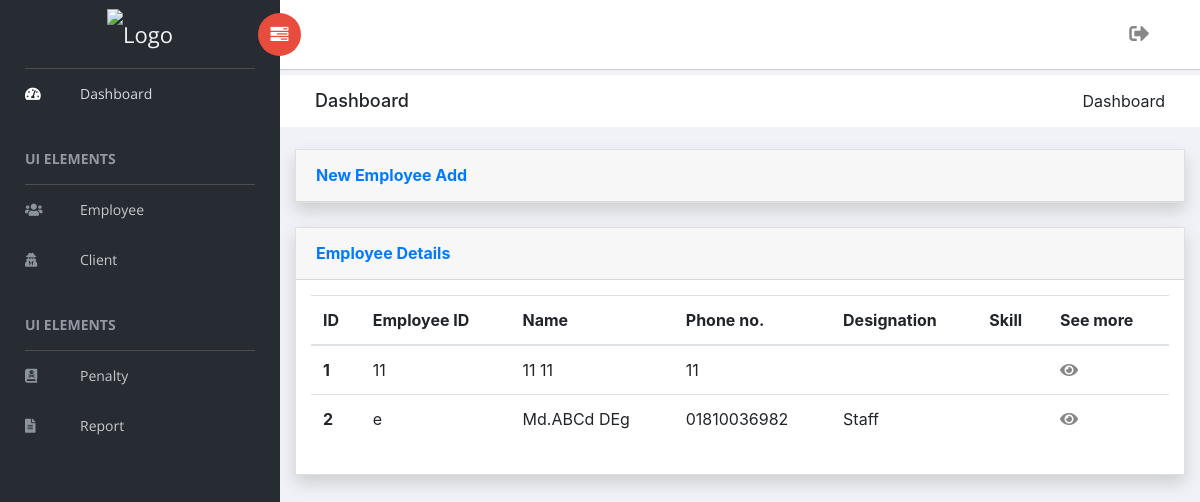
Before: /pm/employee/add (signed in) with the older database file.
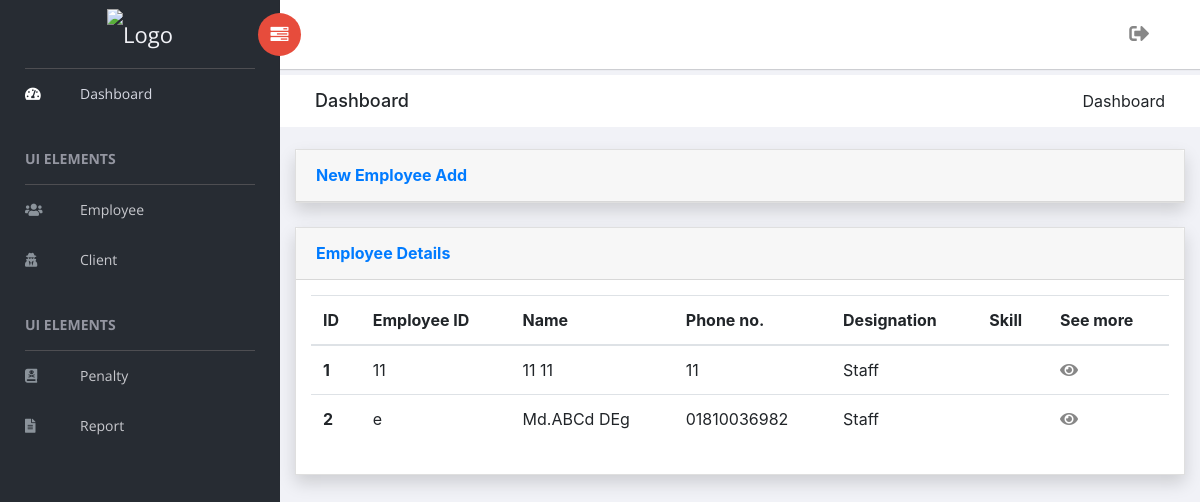
After: the same page with the newer database file.
### project_manager/models.py (models this page shows, shortened)
class Employee(models.Model):
    STATUS = (
        ('1', 'Married'),
        ('2', 'Unmarried'),
    )
    employee_id          = models.CharField(max_length=50)
    change_password      = models.CharField(max_length=50)
    first_name           = models.CharField(max_length=50)
    last_name            = models.CharField(max_length=50)
    phone_number         = models.CharField(max_length=15)
    email                = models.EmailField()
    present_address      = models.CharField(max_length=200)
    permanent_address    = models.CharField(max_length=200)
    nid                  = models.IntegerField()
    dob                  = models.DateField(auto_now=False, auto_now_add=False)
    designation          = models.CharField(max_length=50)
    skill                = models.CharField(max_length=50)
    marital_status       = models.CharField(max_length=1, choices=STATUS, default='2')

### authentication/decorators.py (the view)
        def wrap(request, *args, **kwargs):
            request.role = str(request.user.groups.all()[0])
            if request.role in allowed_roles:
                return view_func(request, *args, **kwargs)
            else:
                raise PermissionDenied

### project_manager/views.py (called while the page is built, shortened)
@login_required(login_url='login')
@has_access(allowed_roles=['superuser', 'admin'])
def employee_add(request):
    success_message, error_message = None, None
    employees     = Employee.objects.all()
    context = {
        'employees'       : employees,
        'success_message' : success_message,
        'error_message'   : error_message,
    }
    return render(request, 'project_manager/employee_add.html', context)

### project_manager/templates/project_manager/employee_add.html (shortened to what this page needs)
{% extends 'project_manager/base.html' %}
{% load static %}
{% block content %}
<div class="breadcrumbs">
    <div class="col-sm-4">
        <div class="page-header float-left">
            <div class="page-title">
                <h1>Dashboard</h1>
            </div>
        </div>
    </div>
    <div class="col-sm-8">
        <div class="page-header float-right">
            <div class="page-title">
                <ol class="breadcrumb text-right">
                    <li class="active">Dashboard</li>
                </ol>
            </div>
        </div>
    </div>
</div>
<div class="col-lg-12">
  <div class="card shadow mb-4">
    <a href="#collapseCardExample" class="d-block card-header py-3" data-toggle="collapse" role="button" aria-expanded="true" aria-controls="collapseCardExample">
      <h6 class="m-0 font-weight-bold text-primary">New Employee Add</h6>
    </a>
  </div>
</div>
<div class="col-lg-12">
  <div class="card shadow mb-4">
    <a href="#collapseCardExample" class="d-block card-header py-3" data-toggle="collapse" role="button" aria-expanded="true" aria-controls="collapseCardExample">
      <h6 class="m-0 font-weight-bold text-primary">Employee Details</h6>
    </a>
    <div class="collapse show" id="collapseCardExample">
      <div class="card-body">
        <table class="table table-hover">
          <thead>
            <tr>
              <th scope="col">ID</th>
              <th scope="col">Employee ID</th>
              <th scope="col">Name</th>
              <th scope="col">Phone no.</th>
              <th scope="col">Designation</th>
              <th scope="col">Skill</th>
              <th scope="col">See more</th>
            </tr>
          </thead>
          <tbody>
            {% for employee in employees %}
            <tr>
              <th scope="row">{{ forloop.counter }}</th>
              <td>{{employee.employee_id}}</td>
              <td>{{employee.first_name}} {{employee.last_name}}</td>
              <td>{{employee.phone_number}}</td>
              <td>{{employee.designation}}</td>
              <td>{{employee.skill}}</td>
              <td><a href="{% url 'pm_employee_details' employee.id %}"><i class="fas fa-eye"></i></a></td>
            </tr>
            {% endfor %}
          </tbody>
        </table>
      </div>
    </div>
  </div>
</div>
{% endblock %}

Changed rows visible on the page:
changed Employee (number 1 of 2 on the later page): designation (not shown) → "Staff"
